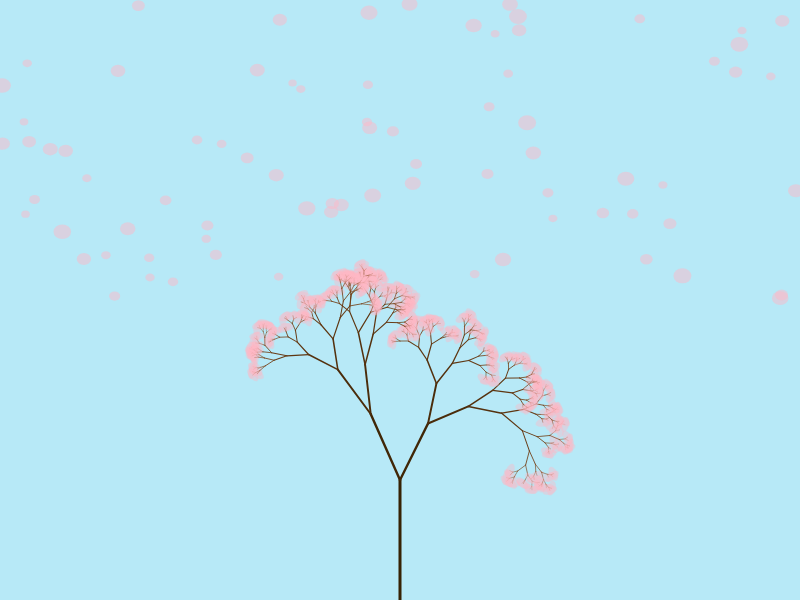
Frame 1 (no input)
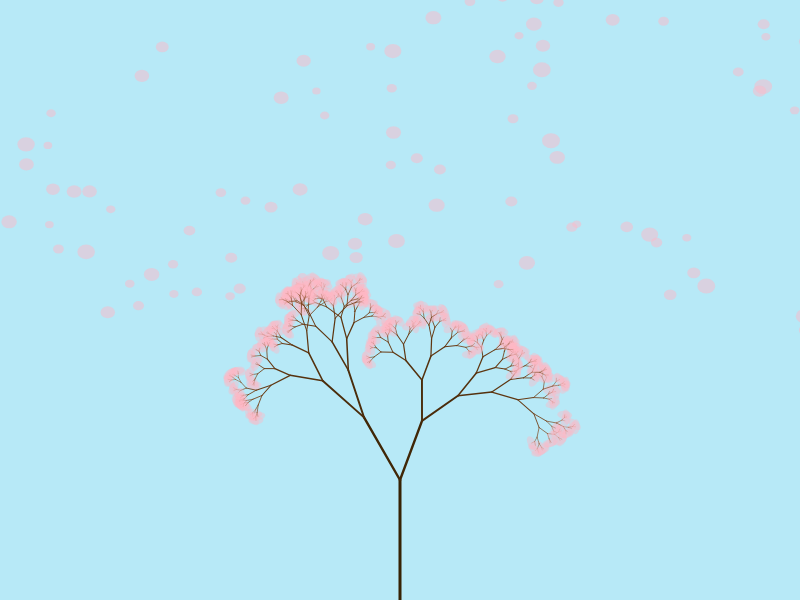
Frame 60 (no input)
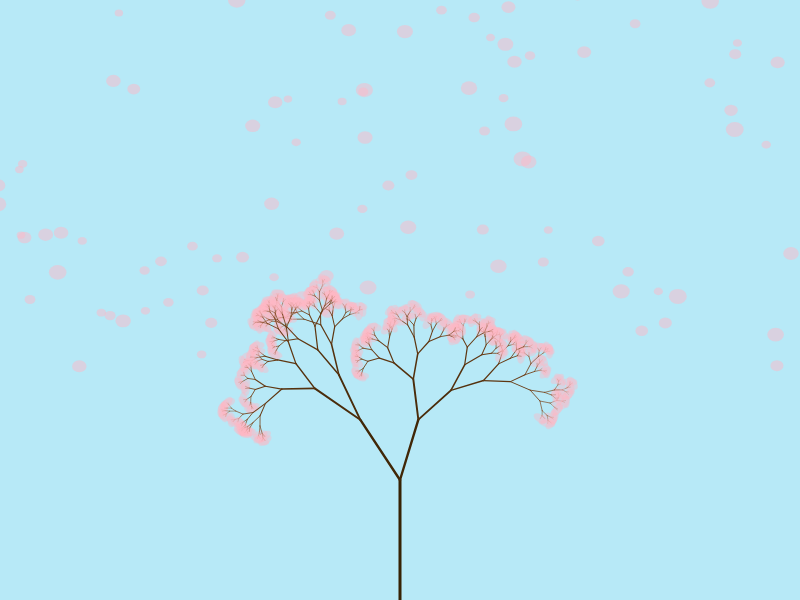
Frame 120 (the mouse pressed at the canvas centre since frame 60)

The p5.js sketch that drew these frames (run headless with seeded random() and noise() and a simulated clock; from frame 60 on, the mouse is pressed at the canvas centre):

// p5.js sketch
// ── sketch.js
// Code from a modified Daniel Shiffman example
// https://thecodingtrain.com/

var angle = 0;
var seed;
var randomAngle;
var shading = 0;
var noisyX;
var wind;

var screenWidth = 800;
var screenHeight = 600;

function setup() {
  createCanvas(screenWidth, screenHeight);
  seed = random(1000);
    
  cherryBlossoms = [];
  for(i = 0; i < 100; i++){
      cherryBlossoms.push(new CherryBlossoms());
  }
}

////////////////////////////////////////////////
function draw() {
  background(183, 233, 247);
  angleMode(DEGREES);
  randomSeed(seed);
  angle = 45;
  stroke(255);
    
  /* Go through the cherryblossums, move display and 
    recycle them if they move to far */
  for(i = 0; i < cherryBlossoms.length; i++){
      cherryBlossoms[i].move(i);
      cherryBlossoms[i].display();
      
      if(cherryBlossoms[i].y > screenHeight + 10){
          cherryBlossoms[i].y = -5
      }
      
      if(cherryBlossoms[i].x > screenWidth + 10 ){
          cherryBlossoms[i].x = 0;
      }
      
      if(cherryBlossoms[i].x <= -5 ){
          cherryBlossoms[i].x = screenWidth + 5;
      }
  }
  
    
  // Start the branch off in the middle of the screen
  translate(screenWidth / 2, screenHeight);
  branch(120, 3, shading);
  
}

/////////////////////////////////////////////////
function branch(len, thickness, colorshading) {
  stroke(54 + colorshading, 34 + colorshading / 2, 4 + colorshading / 3);
  strokeWeight(thickness);
  noisyX = noise(frameCount / 200);
  wind = map(noisyX, 0, 1, -15, 15);
  line(0, 0, 0, -len);
  translate(0, -len);
  if (len > 4) {
    push();
    rotate(angle * random(0.2, 0.9) + wind);
    branch(len * random(0.5, 0.8), thickness*0.8, colorshading + 10);
    pop();
      
    push();
    rotate(-angle * random(0.2, 0.9) + wind);
    branch(len * random(0.5, 0.8), thickness*0.8, colorshading + 10);
    pop();
  }
  // When we have reached maximum branching, draw a cherry blossom
  else {
      
      cherryBlossom(0,0);      
  }
}

// Cherry blossoms on the end of each branch
function cherryBlossom(x,y){
         noStroke();
         fill(255, 183, 197, 100);
         ellipse(0 + x, 0 + y, 15, 8);
      
}

// Cherry Blossom class
class CherryBlossoms {
  constructor() {
    this.x = random(0, screenWidth - 5);
    this.y = random(-100, screenHeight / 2);
    this.diameter = random(0.7, 1.5)
  }

  move(i) {
    noisyX = noise(frameCount / 200);
    wind = map(noisyX, 0, 1, -3, 3);
    this.x +=  wind + (i % 1);
    this.y += random(0, 1);
  }

  display() {
    noStroke();
    fill(255, 183, 197, 120);
    ellipse(this.x , this.y , 12 * this.diameter, 10 * this.diameter);
    
  }
}
